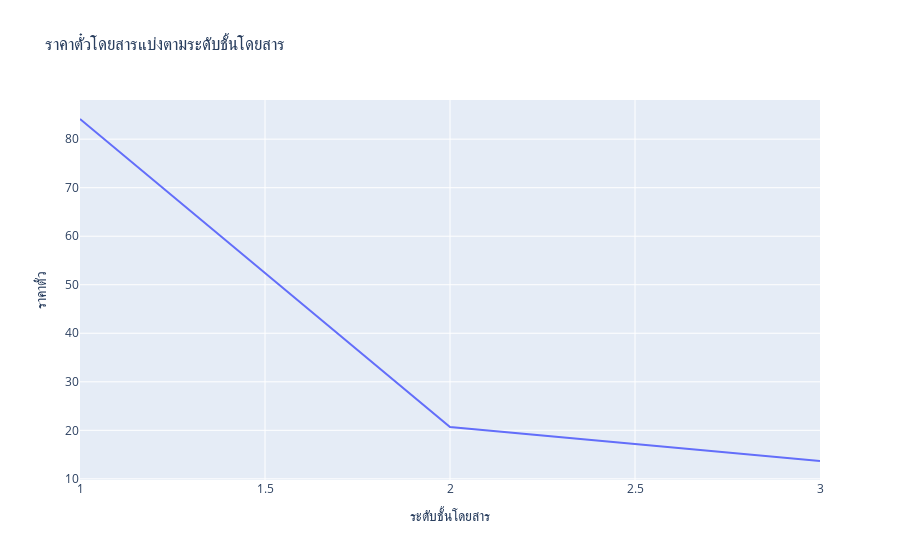

The notebook cell this image was saved under:
### Code cell
fig = px.line(df, x=Pclass_GB_Mean.index, y=Pclass_GB_Mean['Fare'], title='ราคาตั๋วโดยสารแบ่งตามระดับชั้นโดยสาร',
             labels={'x':'ระดับชั้นโดยสาร', 'y':'ราคาตั๋ว'})

fig.show()

### Figure 1 — Plotly figure (JSON) as saved in the notebook; plotly's stock layout.template omitted (floating-point values rounded to 4 significant figures)
{"data": [{"hovertemplate": "ระดับชั้นโดยสาร=%{x}<br>ราคาตั๋ว=%{y}<extra></extra>", "legendgroup": "", "line": {"color": "#636efa", "dash": "solid"}, "mode": "lines", "name": "", "orientation": "v", "showlegend": false, "type": "scatter", "x": [1, 2, 3], "xaxis": "x", "y": [84.15, 20.66, 13.68], "yaxis": "y"}], "layout": {"legend": {"tracegroupgap": 0}, "title": {"text": "ราคาตั๋วโดยสารแบ่งตามระดับชั้นโดยสาร"}, "xaxis": {"anchor": "y", "domain": [0, 1], "title": {"text": "ระดับชั้นโดยสาร"}}, "yaxis": {"anchor": "x", "domain": [0, 1], "title": {"text": "ราคาตั๋ว"}}}}
